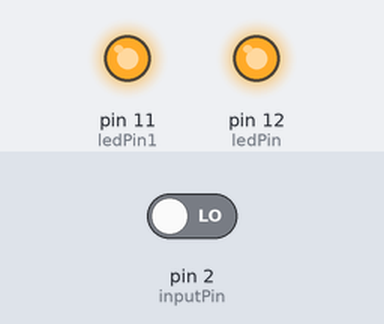
Bench run of a sketch on a simulated Arduino Uno, built with avr-gcc and run on an emulated ATmega328P. On the bench: output pins drawn as LEDs (lit = HIGH). The test bench sets the inputs (shaded band); at power-on: pin 2 (inputPin) LOW.

Above: at 1.7 s.
1.8 s: pin 2 (inputPin) driven HIGH
At 2.7 s:
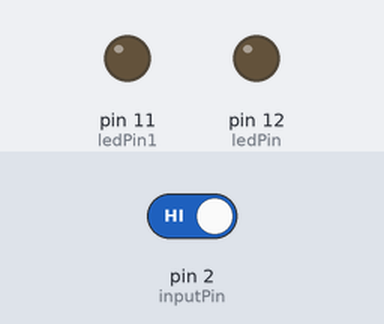
Timing chart, 0 to 4.8 s (numbered marks = the images above; inputs shaded):
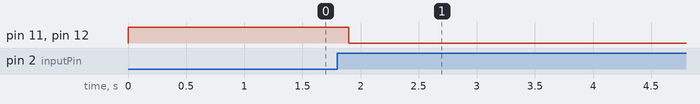

The sketch:

simple_pir_code.ino
```cpp
int ledPin = 12;
int ledPin1 = 11;
int inputPin = 2;
int pirsensor = 0;

void setup() {
  pinMode(ledPin, OUTPUT);
  pinMode(ledPin1, OUTPUT);
  pinMode(inputPin, INPUT);
  digitalWrite(ledPin, HIGH);
  digitalWrite(ledPin1, HIGH);
  delay(500);
  Serial.begin(9600);
}

void loop()
{
  pirsensor = digitalRead(inputPin);
  if(pirsensor == HIGH)
  {
    digitalWrite(ledPin, LOW);
    digitalWrite(ledPin1, LOW);
    delay(30000);

  }
  else
      {
      digitalWrite(ledPin, HIGH);
      digitalWrite(ledPin1, HIGH);
      delay(200);
      }
  }
```

Measured:
- after the input at 1.8 s, pin 11 (ledPin1), pin 12 (ledPin): HIGH → LOW after 0.10 s
